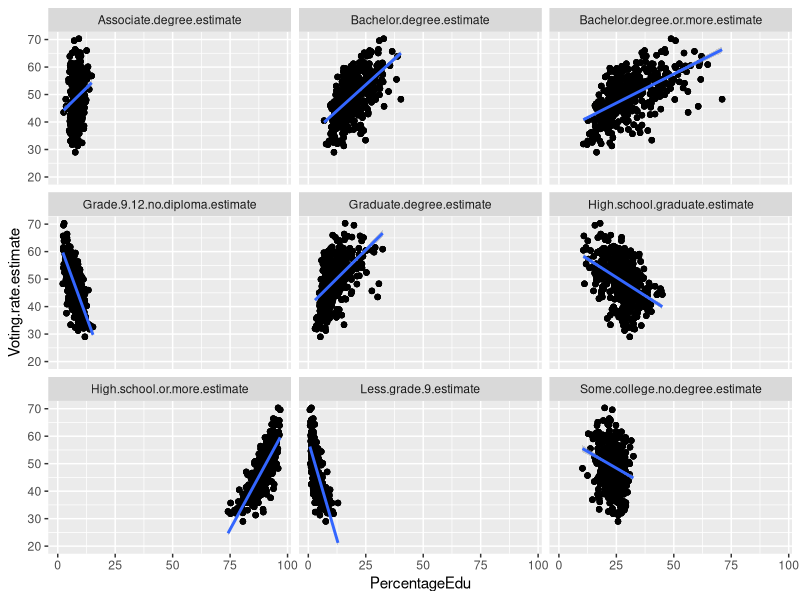
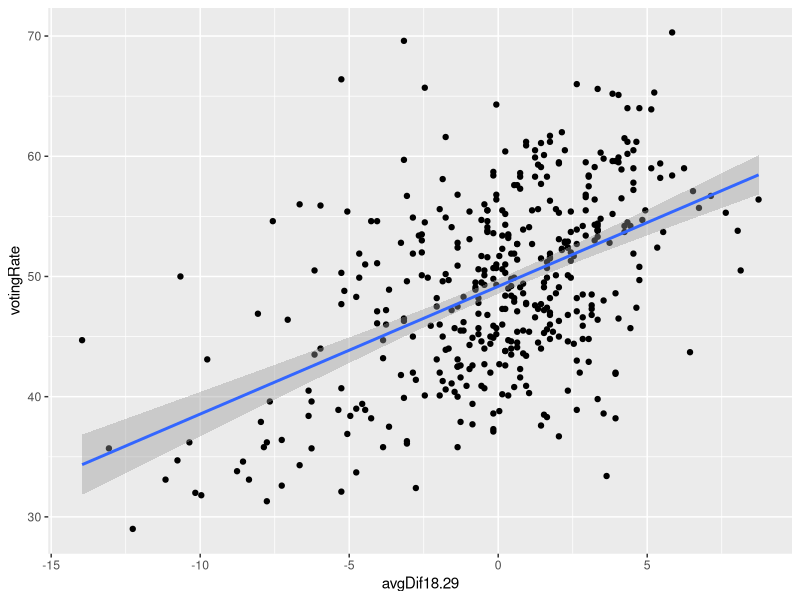
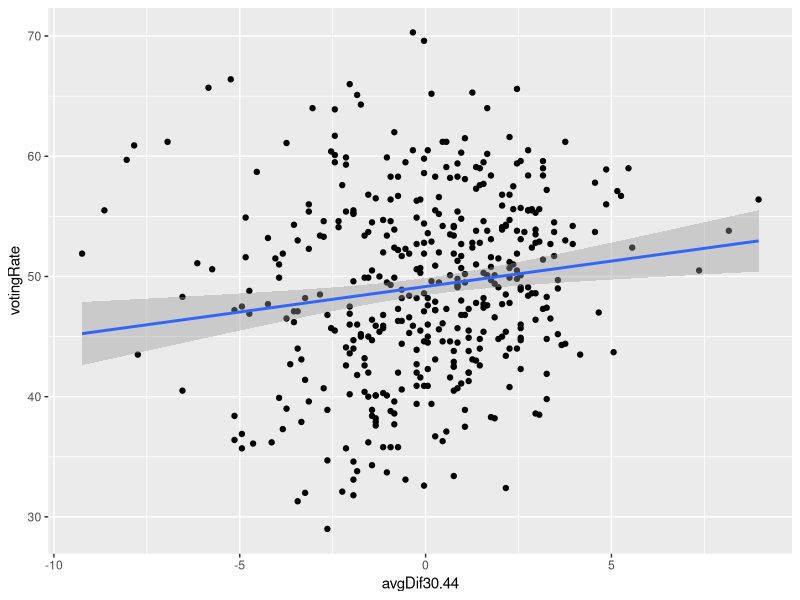
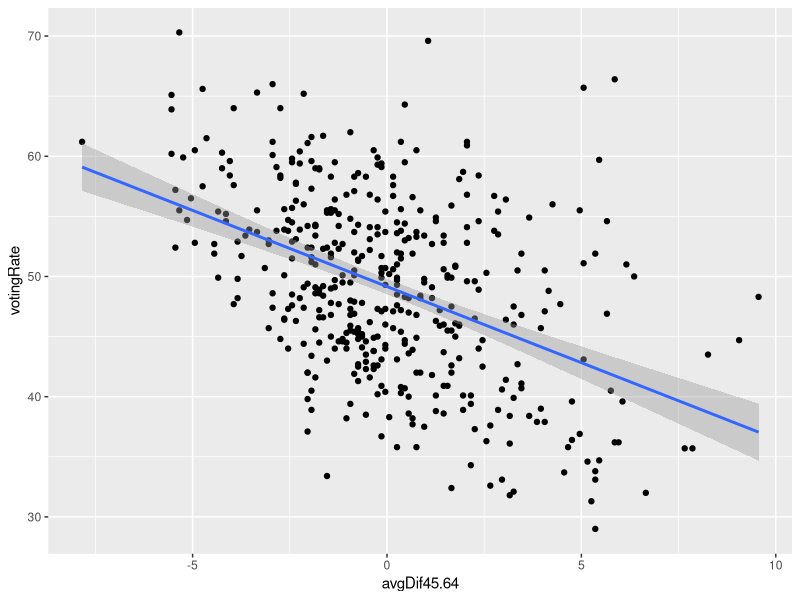
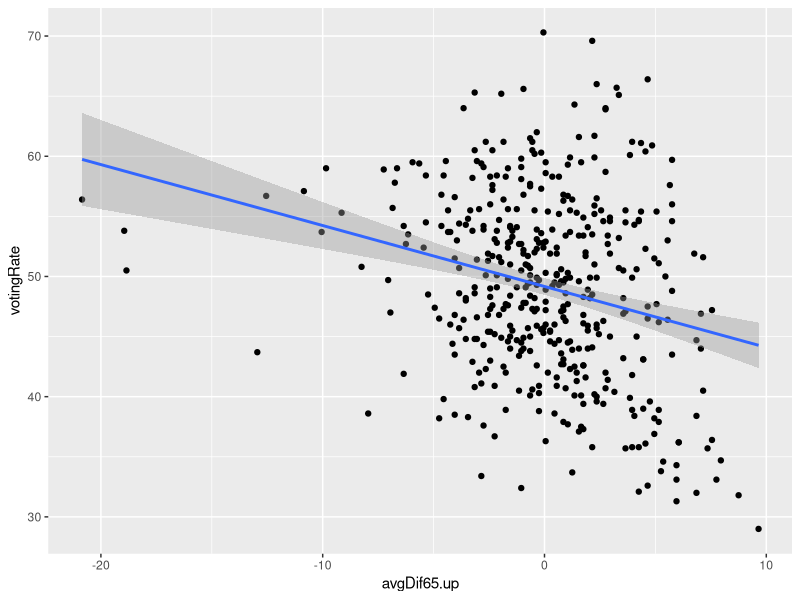
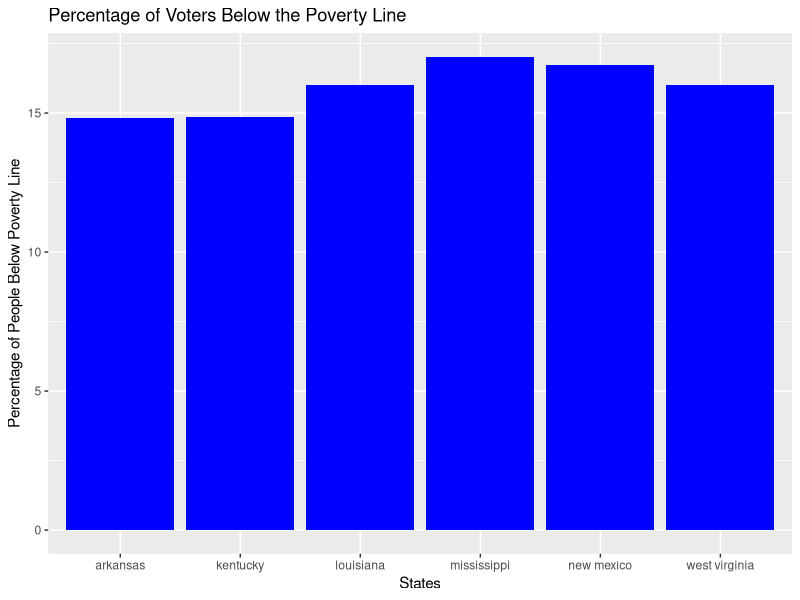
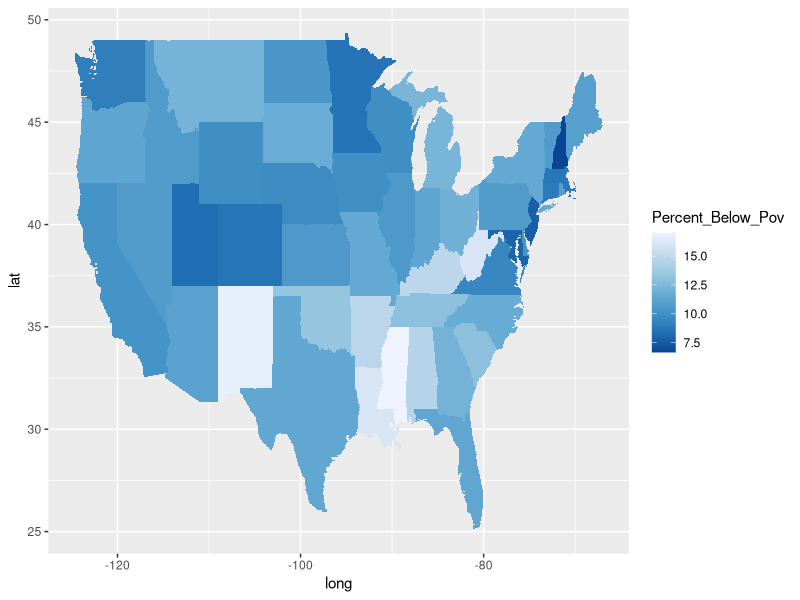

These charts were generated, in order, by the following R code:
## ---- chunk 1
# tidyverse
library(tidyverse)
# readxl
library(readxl)
df1 <- read.csv('table01.csv')
df2 <- read.csv('table02a.csv')
df3 <- read.csv('table02b.csv')
df4 <- read.csv('table02c.csv')
df5 <- read.csv('table02d.csv')
# head(df1)
# head(df2)
# head(df3)
# head(df4)
# head(df5)
library(dplyr)
library(ggplot2)
library(tidyr)
library(readr)
library(lubridate)
## ---- chunk 2
table01 <- read.csv("table01.csv")
table01 <- table01 %>%
  rename(
    stateAbb = State.abbreviation,
    stateName = State.name,
    congressDist = Congressional.district,
    votesCastForCongress = Votes.cast.for.congressional.representative.for.the.November.6..2018.election,
    votingAgePopulation = Citizen.voting.age.population.estimate,
    votingAgePopulationMOE = Citizen.voting.age.population.Margin.of.Error,
    votingRate = Voting.rate.estimate,
    votingRateMOE = Voting.rate.Margin.of.Error
  )
head(table01, 5)
table02a <- read.csv("table02a.csv")
table02a <- table02a %>%
  rename(
    stateAbb = State.abbreviation,
    stateName = State.name,
    congressDist = Congressional.district,
    votingAgePopulation = Citizen.voting.age.population.estimate,
    votingAgePopulationMOE = Citizen.voting.age.population.MOE
  )
## ---- chunk 3
# head(df4)
eduPol <- df4 %>% select(State.abbreviation, State.name, Congressional.district, Citizen.voting.age.population.estimate, Less.grade.9.estimate, Grade.9.12.no.diploma.estimate, High.school.graduate.estimate, Some.college.no.degree.estimate, Associate.degree.estimate, Bachelor.degree.estimate, Graduate.degree.estimate, High.school.or.more.estimate, Bachelor.degree.or.more.estimate)
eduPol %>% full_join(df1) -> eduPol

eduPol %>% pivot_longer(Less.grade.9.estimate:Bachelor.degree.or.more.estimate, names_to = "Education", values_to = "Amount") -> eduPol
#head(eduPol)
#add gender break down
df3 %>% 
  select(State.abbreviation, State.name, Congressional.district, Citizen.voting.age.population.estimate, Men.estimate, Women.estimate, Men.percent.total, Women.percent.total) -> gender

gender %>%
  pivot_longer(Men.estimate:Women.estimate, names_to = "Gender", values_to = "Percentage") %>%
  pivot_longer(Men.percent.total:Women.percent.total, names_to = "GenderTotal", values_to = "PercentageTotal")-> gender

eduPol %>%
  full_join(gender) -> eduPol
#head(eduPol)

eduPol %>%
  mutate(PercentageEdu = (Amount / Citizen.voting.age.population.estimate) * 100 ) -> eduPol

eduPol %>%
  group_by(Education) %>%
  summarise(mean = mean(PercentageEdu, na.rm=TRUE), n = n())

ggplot(eduPol, aes(x=PercentageEdu, y=Voting.rate.estimate)) + geom_point() + geom_smooth(method='lm') + facet_wrap(~Education)

#head(eduPol)
## ---- chunk 4
head(table01)
head(table02a)
table02a <- table01 %>%
  select(stateAbb, congressDist, votingRate) %>%
  inner_join(table02a, by = c('stateAbb', 'congressDist'))
mean18.29 <- mean(table02a$Ages.18.29.percent.estimate)
mean30.44 <- mean(table02a$Ages.30.44.percent.estimate)
mean45.64 <- mean(table02a$Ages.45.64.percent.estimate)
mean65.up <- mean(table02a$Ages.65.up.percent.estimate)
mean18.29
mean30.44
mean45.64
mean65.up
table02a$dif18.29 <- mean18.29 - table02a$Ages.18.29.percent.estimate
table02a$dif30.44 <- mean30.44 - table02a$Ages.30.44.percent.estimate
table02a$dif45.64 <- mean45.64 - table02a$Ages.45.64.percent.estimate
table02a$dif65.up <- mean65.up - table02a$Ages.65.up.percent.estimate
avgDif <- table02a %>%
  group_by(stateName, congressDist) %>%
  summarise(avgDif18.29 = mean(dif18.29, na.rm=TRUE), avgDif30.44 = mean(dif30.44, na.rm=TRUE), avgDif45.64 = mean(dif45.64, na.rm=TRUE), avgDif65.up = mean(dif65.up, na.rm=TRUE), votingRate = votingRate )

avgDif %>% 
  arrange(desc(avgDif18.29)) %>%
  head(5)

avgDif %>% 
  arrange(desc(avgDif30.44)) %>%
  head(5)

avgDif %>% 
  arrange(desc(avgDif45.64)) %>%
  head(5)

avgDif %>% 
  arrange(desc(avgDif65.up)) %>%
  head(5)

ggplot(avgDif, aes(x=avgDif18.29, y=votingRate)) +geom_point() + geom_smooth(method='lm')
ggplot(avgDif, aes(x=avgDif30.44, y=votingRate)) +geom_point() + geom_smooth(method='lm')
ggplot(avgDif, aes(x=avgDif45.64, y=votingRate)) +geom_point() + geom_smooth(method='lm')
ggplot(avgDif, aes(x=avgDif65.up, y=votingRate)) +geom_point() + geom_smooth(method='lm')
## ---- chunk 5

## ---- chunk 6

## ---- chunk 7
library(maps)
library(dplyr)
library(ggplot2)

Pov <- read.csv("table02b.csv")
Pov2 <- Pov %>% select(State.name,Congressional.district,Poverty.universe, Below.poverty.level.estimate, Below.poverty.level.percent.total, Citizen.voting.age.population.estimate)

names(Pov2)[names(Pov2) == "State.name"] <- "region"

Pov2$region <- tolower(Pov2$region)

#Bar Chart 
BelPov <- Pov2 %>% group_by(region) %>% summarize(Pov_Uni = sum(Poverty.universe), Below_Pov = sum(Below.poverty.level.estimate)) 

BelPov$Percent_Below_Pov <- (BelPov$Below_Pov/BelPov$Pov_Uni) *100
BelPov2 <- BelPov %>% subset(Percent_Below_Pov > 14.6)

BelPov2 %>% ggplot(aes(region, Percent_Below_Pov)) + geom_bar(stat = 'identity', fill = 'blue') + labs(x = 'States', y = 'Percentage of People Below Poverty Line', title = 'Percentage of Voters Below the Poverty Line')  




#map
library(RColorBrewer)

names(Pov2)[names(Pov2) == 'State.name'] <- 'region' 
State <- map_data('state')

map <- left_join(State, BelPov, by = 'region')
map %>% ggplot(aes(long, lat)) + geom_polygon(aes(group=group, fill = Percent_Below_Pov)) + scale_fill_distiller(palette = 'Blues')
#labels ^
